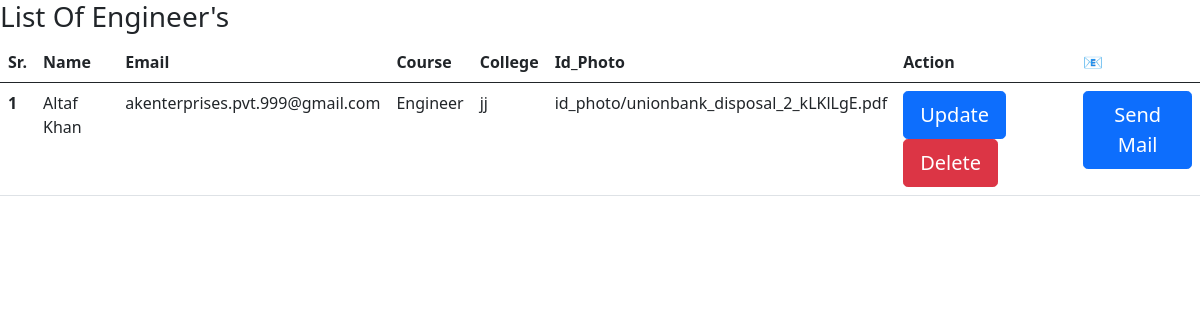
The app's page /engineer with its own data.
### home/models.py (models this page shows)
class Student(models.Model):
    name=models.CharField(max_length=50)
    course=models.CharField(max_length=50)
    college=models.CharField(max_length=50)
    mail=models.CharField(max_length=50, default='abc@gmail.com')
    id_card=models.FileField(upload_to='id_photo')

### home/views.py (the view)
# urls.py: path('engineer',views.engineer),
def engineer(request):
    data=Student.objects.filter(course='Engineer')
    return render(request, 'engineer.html', {'data':data})

### home/templates/engineer.html (shortened to what this page needs)
{% extends "base.html" %}
{% block body %}
<h3>List Of Engineer's</h3>
  <table class="table">
    <thead class="thead-light">
      <tr>
        <th scope="col">Sr.</th>
        <th scope="col">Name</th>
        <th scope="col">Email</th>
        <th scope="col">Course</th>
        <th scope="col">College</th>
        <th scope="col">Id_Photo</th>
        <th scope="col">Action</th>
        <th scope="col">&#128231;</th>
      </tr>
    </thead>
    <tbody>
        {% for i in data %}
      <tr>
        <th scope="row">{{forloop.counter}}</th>
        <td>{{i.name}}</td>
        <td>{{i.mail}}</td>
        <td>{{i.course}}</td>
        <td>{{i.college}}</td>
        <td>{{i.id_card}}</td>
        <td><a href="update/{{i.id}}" class="btn btn-primary btn-lg" role="button">Update</a>
            <a href="delete/{{i.id}}" class="btn btn-danger btn-lg" role="button">Delete</a></td>
        <td><a href="mail/{{i.id}}" class="btn btn-primary btn-lg" role="button">Send Mail</a>
        </td>
      </tr>
      {% endfor %}
    </tbody>
  </table>
{% endblock body %}

### records on screen
Student: name "Altaf Khan", mail "akenterprises.pvt.999@gmail.com", course "Engineer", college "jj", id_card "id_photo/unionbank_disposal_2_kLKlLgE.pdf"
